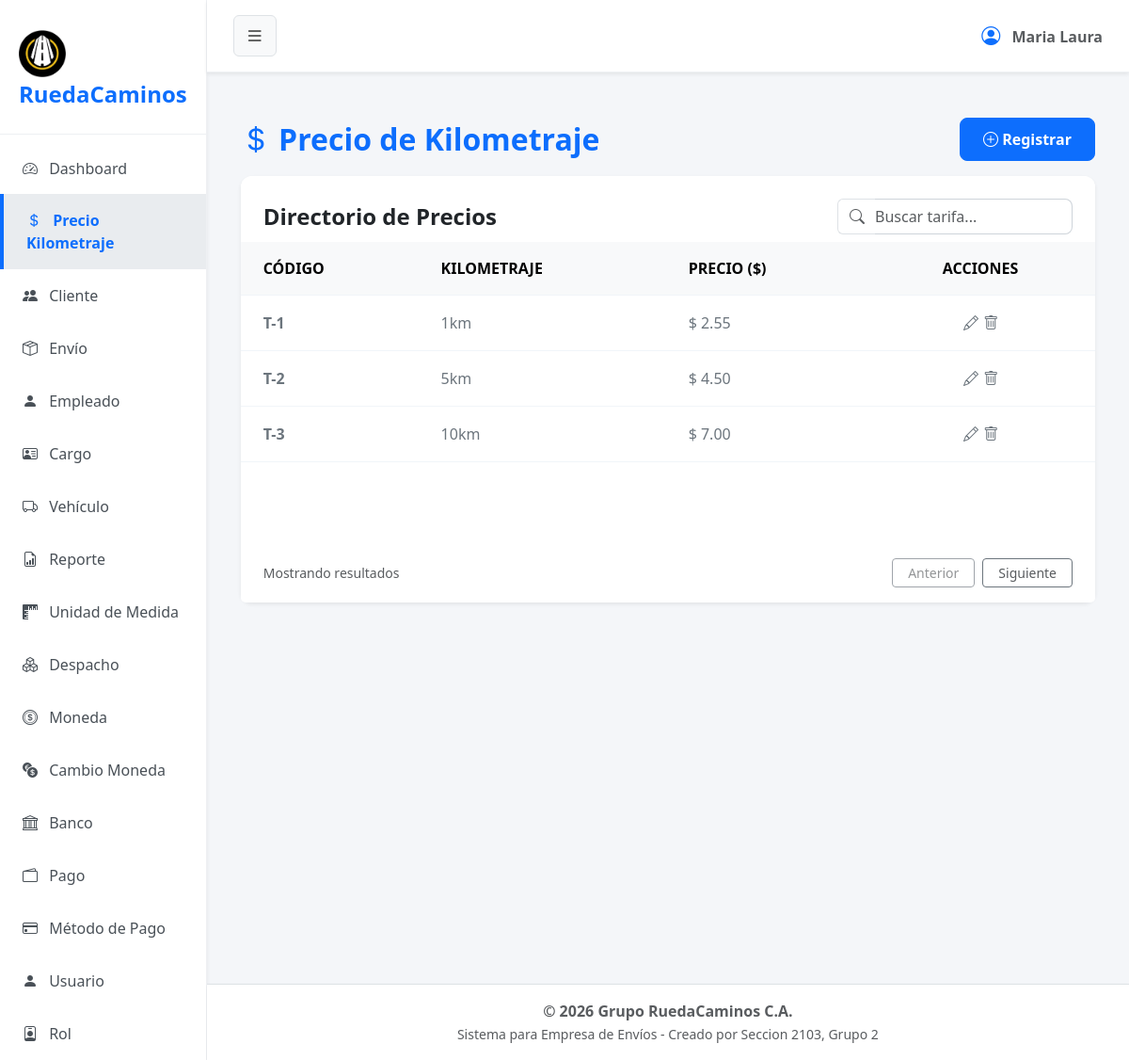
The page /?url=kilometraje on the database as committed earlier.
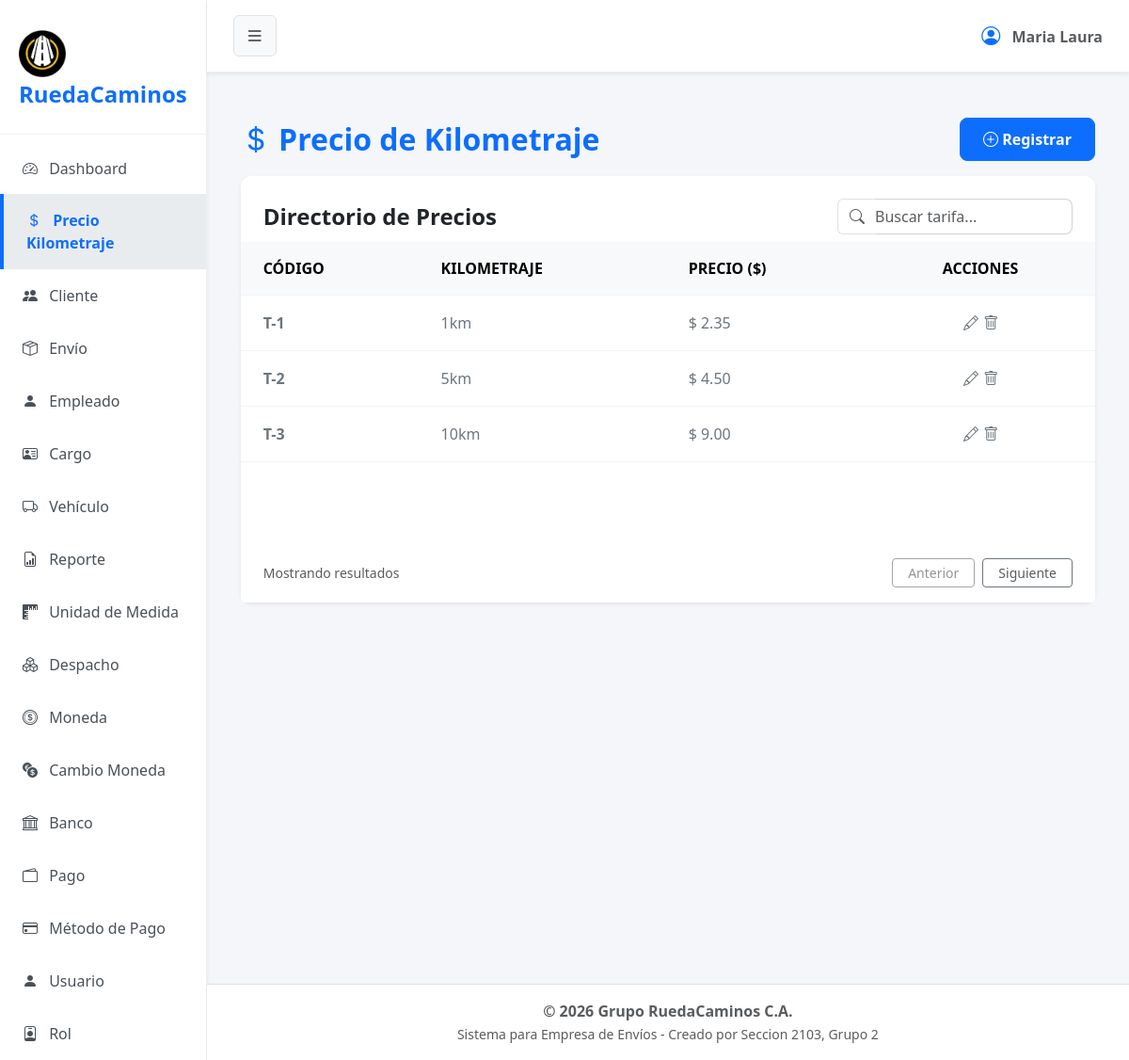
The same page on the database as committed later.
### tables this page shows
CREATE TABLE `precio_kilometraje` (
  `cod_preciokilometraje` int(11) NOT NULL,
  `kilometraje` varchar(50) NOT NULL,
  `monto_tarifa` decimal(7,2) NOT NULL,
  `estado` tinyint(1) NOT NULL
);

### app/controller/kilometrajeController.php (called while the page is built, shortened)
<?php
$kilometraje = new Kilometraje();
$registros = $kilometraje->obt_RegistrosKilometraje();
include 'app/view/layout/header.php';
include 'app/view/kilometraje/kilometraje.php';
include 'app/view/layout/footer.php';
?>

### index.php (called while the page is built, shortened)
<?php
    $frontController = new FrontController();
?>

### app/config/Conexion.php (called while the page is built, shortened)
<?php
abstract class Conexion
{
    public $host = "localhost";
    public $namedb = "grupo_ruedacaminos";
    public $userdb = "root";
    public $passwd = "";
    public function __construct()
    {
        $this->conexion = $this->getConnection();
    }
    public function getConnection(): PDO
    {
        try {
            $dsn = "mysql:host=" . $this->host . ";dbname=" . $this->namedb . ";charset=utf8";
            $conexion = new PDO($dsn, $this->userdb, $this->passwd);
            $conexion->setAttribute(PDO::ATTR_ERRMODE, PDO::ERRMODE_EXCEPTION);
        } catch (PDOException $error) {
            die('No se pudo conectar a la base de datos, error:' . $error->getMessage());
        }
        return $conexion;
    }
}

### app/model/Kilometraje.php (called while the page is built, shortened)
<?php
class Kilometraje extends Conexion
{
    public function obt_RegistrosKilometraje() {
        $sentencia = "SELECT * FROM precio_kilometraje WHERE estado = 1";
        $select = $this->conexion->prepare($sentencia);
        $select->execute();
        return $select->fetchAll(\PDO::FETCH_ASSOC);
    }
}

### app/view/kilometraje/componentes/tabla.php (the view)
<div class="card-body p-0">
    <div class="table-responsive">
        <table class="table table-hover align-middle mb-0" id="tablaPrecios">
            <thead class="table-light">
                <tr>
                    <th class="ps-4">CÓDIGO</th>
                    <th>KILOMETRAJE</th> <th>PRECIO ($)</th>
                    <th class="text-center pe-4">ACCIONES</th>
                </tr>
            </thead>
            <tbody>
                <?php
                if (!empty($registros)) {
                    foreach ($registros as $fila): ?>
                        <tr>
                            <td class="ps-4 fw-bold text-secondary">T-<?= $fila['cod_preciokilometraje'] ?></td>
                            <td class="text-secondary"><?= $fila['kilometraje'] ?></td>
                            <td class="text-secondary">$ <?= number_format($fila['monto_tarifa'], 2) ?></td>
                            <td class="pe-4 text-center">
                                <a href="#" class="btn btn-link text-secondary p-0 m-0 align-baseline btn-editar" title="Editar"
                                data-bs-toggle="modal"
                                data-bs-target="#modalEditar"
                                data-id="<?= $fila['cod_preciokilometraje'] ?>"
                                data-kilometraje="<?= $fila['kilometraje'] ?>"
                                data-precio="<?= $fila['monto_tarifa'] ?>">
                                <i class="bi bi-pencil"></i>
                                </a>
                                <a href="#" class="text-secondary btn-eliminar" title="Eliminar" data-id="<?= $fila['cod_preciokilometraje'] ?>"><i class="bi bi-trash"></i></a>
                            </td>
                        </tr>
                    <?php endforeach;
                } else {
                    echo "<tr><td colspan='4' class='text-center'>No hay registros disponibles.</td></tr>";
                }
                ?>
            </tbody>
        </table>
    </div>
</div>

Rows that differ between the two databases and show on the page:
changed precio_kilometraje "1km": monto_tarifa "2.55" → "2.35"
changed precio_kilometraje "10km": monto_tarifa "7.00" → "9.00"
